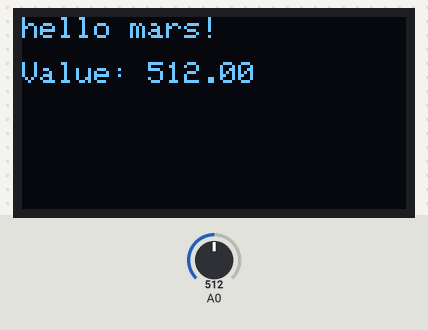
Bench run of a sketch on a simulated Arduino Uno, built with avr-gcc and run on an emulated ATmega328P. On the bench: 128×64 one-colour display. Inputs (shaded band) come from the test bench; at power-on: A0 = 512. The display library's start-up logo is not drawn.

Above: at 3.2 s.
3.3 s: A0 set to 716
At 4.0 s:
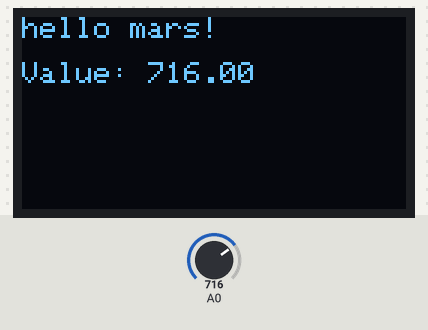
4.9 s: A0 set to 900
At 5.4 s:
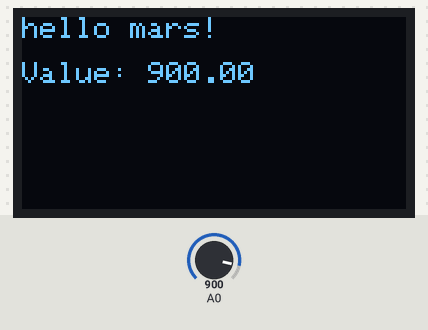
6.5 s: A0 set to 1023
At 8.0 s:
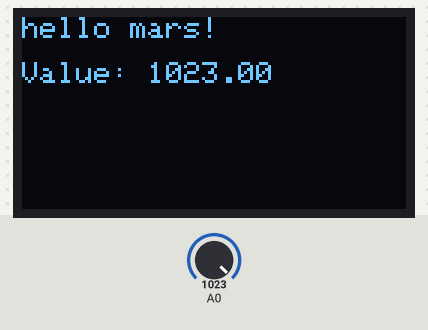
Timing chart, 0 to 9.5 s (numbered marks = the images above; inputs shaded):
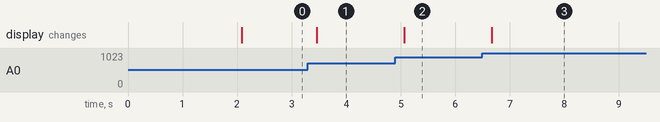

The sketch:

display.ino
```cpp
// Basic display code for display


// #include <SPI.h>
#include <Wire.h>
#include <Adafruit_GFX.h>
#include <Adafruit_SSD1306.h>

#define OLED_RESET 4
Adafruit_SSD1306 display(OLED_RESET);


void setup() {
  // Serial.begin(9600);
  display.begin(SSD1306_SWITCHCAPVCC, 0x3c);
  display.display();
  delay(2000);

  // clear the buffer
  display.clearDisplay();
  display.setTextSize(1);
  display.setCursor(50,0);
  display.setTextColor(WHITE);
}

void loop() {
  float sensor = analogRead(A0);
  // Serial.println(sensor);
  display.setCursor(0,0);
  display.println("hello mars!");
  display.setCursor(0,15);
  display.print("Value: ");
  display.println(sensor);
  display.display(); // you have to tell the display to display
  delay(200);
  display.clearDisplay();

}
```

Measured:
- after the input at 3.3 s, the display: changes after 0.16 s (image 1)
- after the input at 4.9 s, the display: changes after 0.17 s (image 2)
- after the input at 6.5 s, the display: changes after 0.17 s (image 3)
